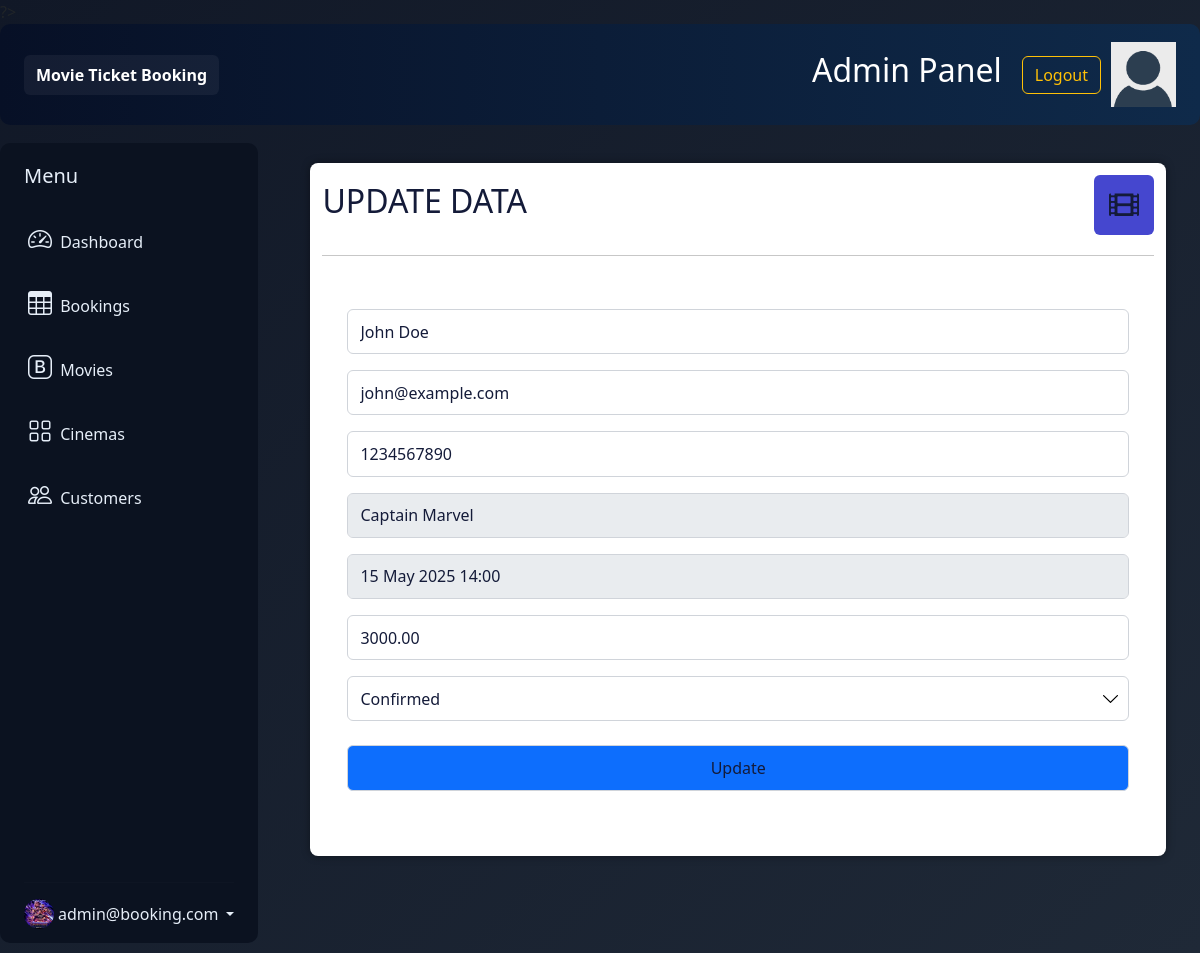
Page /admin/editBooking.php?id=1 (signed in) on the committed database.
### tables this page shows
CREATE TABLE booking (
    booking_id INT AUTO_INCREMENT PRIMARY KEY,

    booking_date TIMESTAMP DEFAULT CURRENT_TIMESTAMP,

    status ENUM('Pending', 'Confirmed', 'Cancelled')
    DEFAULT 'Pending',

    total_amount DECIMAL(8,2) NOT NULL,

    customer_id INT NOT NULL,
    show_id INT NOT NULL,

    CHECK (total_amount >= 0),

    FOREIGN KEY (customer_id)
    REFERENCES customer(customer_id)
    ON DELETE CASCADE,

    FOREIGN KEY (show_id)
    REFERENCES movie_show(show_id)
    ON DELETE NO ACTION
);

CREATE TABLE customer (
    customer_id INT AUTO_INCREMENT PRIMARY KEY,
    name VARCHAR(100) NOT NULL,
    email VARCHAR(150) NOT NULL UNIQUE,
    phone VARCHAR(20) NOT NULL,
    password_hash VARCHAR(255) NOT NULL,
    created_at TIMESTAMP DEFAULT CURRENT_TIMESTAMP
);

CREATE TABLE movie (
    movie_id INT AUTO_INCREMENT PRIMARY KEY,
    title VARCHAR(200) NOT NULL,
    duration_min INT NOT NULL,
    language VARCHAR(50) NOT NULL,
    rating ENUM('U', 'PG', 'PG-13', 'R') NOT NULL,
    genres VARCHAR(300) NOT NULL,
    poster_url VARCHAR(500),
    release_date DATE NOT NULL,
    description VARCHAR(1000),

    CHECK (duration_min > 0)
);

CREATE TABLE movie_show (
    show_id INT AUTO_INCREMENT PRIMARY KEY,
    show_time DATETIME NOT NULL,
    price DECIMAL(8,2) NOT NULL,

    movie_id INT NOT NULL,
    screen_id INT NOT NULL,

    CHECK (price > 0),

    FOREIGN KEY (movie_id)
    REFERENCES movie(movie_id)
    ON DELETE CASCADE,

    FOREIGN KEY (screen_id)
    REFERENCES screen(screen_id)
    ON DELETE NO ACTION,

    UNIQUE(screen_id, show_time)
);

### admin/editBooking.php (the view, shortened to what this page needs)
<!DOCTYPE html>
<html lang="en">
<head>
    <link rel="stylesheet" href="../style/styles.css">
    <link rel="stylesheet" href="https://use.fontawesome.com/releases/v5.7.2/css/all.css">
</head>
<body>
<?php
include "config.php";
$bookingId = isset($_GET['id']) ? intval($_GET['id']) : 0;
$bookingQuery = "SELECT b.booking_id, b.total_amount, b.status, b.customer_id, c.name AS customer_name, c.email, c.phone,
    m.title AS movie_title, s.show_time
    FROM booking b
    JOIN customer c ON b.customer_id = c.customer_id
    JOIN movie_show s ON b.show_id = s.show_id
    JOIN movie m ON s.movie_id = m.movie_id
    WHERE b.booking_id = ?";
$bookingStmt = $con->prepare($bookingQuery);
$bookingStmt->bind_param('i', $bookingId);
$bookingStmt->execute();
$result = $bookingStmt->get_result();
$data = $result->fetch_assoc();
?>
    <?php include('header.php'); ?>
    <div class="admin-container">
        <?php include('sidebar.php'); ?>
        <div class="admin-section admin-section2">
            <div class="admin-section-column">
                <div class="admin-section-panel admin-section-panel2">
                    <div class="admin-panel-section-header">
                        <h2>UPDATE DATA</h2>
                        <i class="fas fa-film" style="background-color: #4547cf"></i>
                    </div>
                    <div class="booking-form-container">
                        <form method="POST">
                            <div class="mb-3"><input class="form-control" type="text" name="name" value="<?php echo htmlspecialchars($data['customer_name']); ?>" placeholder="Customer Name" required></div>
                            <div class="mb-3"><input class="form-control" type="email" name="email" value="<?php echo htmlspecialchars($data['email']); ?>" placeholder="Customer Email" required></div>
                            <div class="mb-3"><input class="form-control" type="text" name="phone" value="<?php echo htmlspecialchars($data['phone']); ?>" placeholder="Customer Phone" required></div>
                            <div class="mb-3"><input class="form-control" type="text" value="<?php echo htmlspecialchars($data['movie_title']); ?>" disabled></div>
                            <div class="mb-3"><input class="form-control" type="text" value="<?php echo htmlspecialchars(date('d M Y H:i', strtotime($data['show_time']))); ?>" disabled></div>
                            <div class="mb-3"><input class="form-control" type="number" step="0.01" name="amount" value="<?php echo htmlspecialchars($data['total_amount']); ?>" placeholder="Enter Amount" required></div>
                            <div class="mb-3">
                                <select name="status" class="form-select" required>
                                    <option value="Confirmed" <?php echo $data['status'] === 'Confirmed' ? 'selected' : ''; ?>>Confirmed</option>
                                </select>
                            </div>
                            <input type="submit" name="update" class="btn btn-primary" value="Update">
                        </form>
                    </div>
                </div>
            </div>
        </div>
    </div>
</body>
</html>

### style/styles.css (style rules this page uses)
:root { color-scheme: dark; --bg: #070a17; --surface: #10152b; --surface-alt: #111a33; --panel: rgba(19, 28, 59, 0.96); --border: rgba(255,255,255,0.08); --text: #eef2ff; --muted: #9cb0d6; --primary: #5d83ff; --primary-soft: rgba(93, 131, 255, 0.16); --accent: #f4b24b; --shadow: 0 24px 80px rgba(3, 12, 35, 0.35); --bs-secondary-color: #eef2ff; --bs-secondary-bg: rgba(255,255,255,0.08); --bs-secondary-border: rgba(255,255,255,0.12); }
h1, h2, h3, h4, h5, h6 { color: var(--text); }
.admin-panel-section-header > h2 { color: var(--text); }
* { box-sizing: border-box; }
html, body { min-height: 100%; }
body { margin: 0; font-family: 'Inter', sans-serif; color: var(--text); background: linear-gradient(135deg, #111827, #1f2937); }
.card, .movie-card, .movie-card-body, .movie-detail-card, .movie-form .card, .movie-form .card-body, .booking-form-container, .footer-section-inner-container { background: #fff !important; color: #141b39 !important; }
.admin-section-panel, .admin-section-panel * { color: #141b39 !important; }
.booking-form-container { background-color: #fff; width: 100%; padding: 25px; margin: 20px 0; }
.booking-form-container form { display: flex; justify-content: space-evenly; flex-wrap: wrap; align-items: center; }
.booking-form-container form select { padding: 10px; -moz-appearance: none; -webkit-appearance: none; background: #fff url("#") no-repeat calc(100% - 10px) 50%; box-sizing: border-box; border: solid 2px #cbcbcb; border-radius: 4px; outline: none; cursor: pointer; color: #606060; text-indent: 0.01px; text-overflow: ""; width: 23%; height: 42px; margin: 5px 0; }
.booking-form-container form input { border-radius: 4px; border: 1px solid #6e6e6e; padding: 10px; width: 31%; height: 42px; margin: 5px 0; }
.admin-container { display: grid; grid-template-columns: 1fr 5fr; }
.admin-section2 { display: flex; flex-wrap: wrap; padding: 0 4px; }
.admin-section-column { flex: 100%; max-width: 100%; padding: 0 30px; }
.admin-section-panel { width: 100%; vertical-align: middle; background-color: #fff; -webkit-border-radius: 6px; -moz-border-radius: 6px; border-radius: 6px; -webkit-box-shadow: 0px 0px 9px 0px rgba(0, 0, 0, 0.4); -moz-box-shadow: 0px 0px 9px 0px rgba(0, 0, 0, 0.4); box-shadow: 0px 0px 9px 0px rgba(0, 0, 0, 0.4); padding: 20px; margin: 20px 0; }
.admin-panel-section-header { display: flex; align-items: center; justify-content: flex-start; padding-bottom: 20px; border-bottom: #c7c7c7 1px solid; }
.admin-panel-section-header > i { text-align: center; font-size: 30px; color: white; height: 60px; width: 60px; border-radius: 10%; line-height: 60px; transition: all 0.5s ease; margin-left: auto; cursor: pointer; }
.admin-section-panel2 form { display: block; width: 100%; }
.admin-section-panel2 form input, .admin-section-panel2 form textarea, .admin-section-panel2 form select { border-radius: 6px; border: 1px solid #d0d4da; padding: 0.6rem 0.75rem; width: 100%; height: auto; margin: 0.5rem 0; box-sizing: border-box; }

### admin/header.php (style rules this page uses)
.admin-container { display:flex;gap:18px }
.admin-section { flex:1 }
.admin-section-panel { background:#fff;border-radius:8px;padding:12px }

### admin/sidebar.php (style rules this page uses)
.admin-section { order:1;flex:1 }

### rows in the picture
booking: name "John Doe", email "john@example.com", phone "1234567890", title "Captain Marvel", show.show_time "15 May 2025 14:00", amount "3000.00", status "Confirmed"

### other values in the picture
$_SESSION['uname'] "admin@booking.com"
